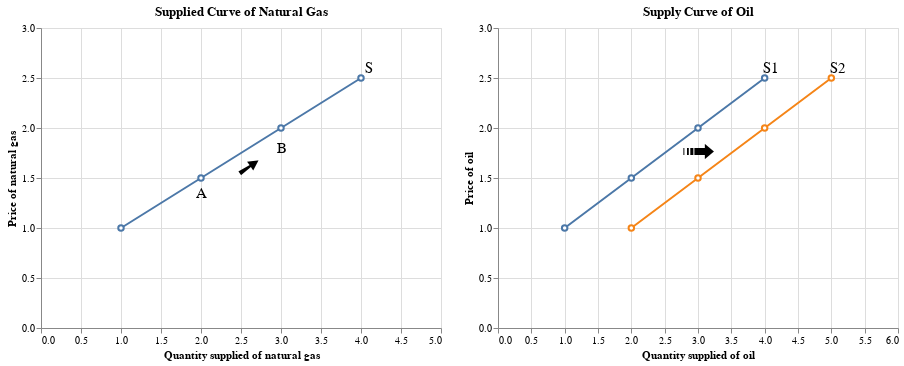

Source (notebook cell):
### Markdown cell above
Complements<br>
Producers (oil-well drillers) of crude oil often find that oil wells also produce natural gas as a by-product of oil extraction. The higher the price at which a driller can sell its natural gas, the more oil wells it will drill and the more oil it will supply at any given price for oil.

### Code cell
df_heat = pd.DataFrame(data={'price': [2.5, 2, 1.5, 1], 'quantity':[4,3,2,1]})
df_gas = pd.DataFrame(data={'price': [2.5, 2, 1.5, 1], 'quantity':[4,3,2,1], 'quantity2': [5,4,3,2]})

fig1 = alt.Chart(df_heat).mark_line(point=alt.OverlayMarkDef(filled=False, fill='white')).encode(
    alt.X('quantity', title='Quantity supplied of natural gas', scale=alt.Scale(domain=[0,5])),
    alt.Y('price', title='Price of natural gas', scale=alt.Scale(domain=[0,3])),
).properties(title='Supplied Curve of Natural Gas')

text1 = alt.Chart({'values':[{'x': 4.1, 'y': 2.6}]}).mark_text(
    text='S',
    fontSize=15
).encode(x='x:Q', y='y:Q')

text2 = alt.Chart({'values':[{'x': 2, 'y': 1.35}]}).mark_text(
    text='A',
    fontSize=15
).encode(x='x:Q', y='y:Q')

text3 = alt.Chart({'values':[{'x': 3, 'y': 1.8}]}).mark_text(
    text='B',
    fontSize=15
).encode(x='x:Q', y='y:Q')

text4 = alt.Chart({'values':[{'x': 2.6, 'y': 1.6}]}).mark_text(
    text='➘',
    fontSize=30,
    angle=290
).encode(x='x:Q', y='y:Q')

fig1 = fig1 + text1 + text2 + text3 + text4


df_gas = pd.melt(df_gas, id_vars=['price'], value_vars=['quantity', 'quantity2'])

fig2 = alt.Chart(df_gas).mark_line(point=alt.OverlayMarkDef(filled=False, fill='white')).encode(
    alt.X('value', title='Quantity supplied of oil', scale=alt.Scale(domain=[0,6])),
    alt.Y('price', title='Price of oil', scale=alt.Scale(domain=[0,3])),
    alt.Color('variable', legend=None)
).properties(title='Supply Curve of Oil')


text1 = alt.Chart({'values':[{'x': 4.1, 'y': 2.6}]}).mark_text(
    text='S1',
    fontSize=15
).encode(x='x:Q', y='y:Q')

text2 = alt.Chart({'values':[{'x': 5.1, 'y': 2.6}]}).mark_text(
    text='S2',
    fontSize=15
).encode(x='x:Q', y='y:Q')

text3 = alt.Chart({'values':[{'x': 3, 'y': 1.75}]}).mark_text(
    text='➟',
    fontSize=40,
).encode(x='x:Q', y='y:Q')

fig2 = fig2 + text1 + text2 + text3

alt.hconcat(fig1, fig2)

### Figure 1 — Vega-Lite specification as saved in the notebook (floating-point values rounded to 4 significant figures)
{"config": {"view": {"continuousWidth": 400, "continuousHeight": 300}}, "hconcat": [{"layer": [{"data": {"name": "data-a09ee1c99b4c8b8319153ffb3c568b6a"}, "mark": {"type": "line", "point": {"fill": "white", "filled": false}}, "encoding": {"x": {"type": "quantitative", "field": "quantity", "scale": {"domain": [0, 5]}, "title": "Quantity supplied of natural gas"}, "y": {"type": "quantitative", "field": "price", "scale": {"domain": [0, 3]}, "title": "Price of natural gas"}}, "title": "Supplied Curve of Natural Gas"}, {"data": {"name": "data-d8027dfaac60e39df9f275ca25884042"}, "mark": {"type": "text", "fontSize": 15, "text": "S"}, "encoding": {"x": {"type": "quantitative", "field": "x"}, "y": {"type": "quantitative", "field": "y"}}}, {"data": {"name": "data-e664b67886a245dfdf8162b4420b571c"}, "mark": {"type": "text", "fontSize": 15, "text": "A"}, "encoding": {"x": {"type": "quantitative", "field": "x"}, "y": {"type": "quantitative", "field": "y"}}}, {"data": {"name": "data-a50b10c17cc2102534bd55d32a92985c"}, "mark": {"type": "text", "fontSize": 15, "text": "B"}, "encoding": {"x": {"type": "quantitative", "field": "x"}, "y": {"type": "quantitative", "field": "y"}}}, {"data": {"name": "data-c3128fb21f69f1b7c9c28f0b16d066c0"}, "mark": {"type": "text", "angle": 290, "fontSize": 30, "text": "➘"}, "encoding": {"x": {"type": "quantitative", "field": "x"}, "y": {"type": "quantitative", "field": "y"}}}]}, {"layer": [{"data": {"name": "data-c497046c3eeae79fa576301014bb3aef"}, "mark": {"type": "line", "point": {"fill": "white", "filled": false}}, "encoding": {"color": {"type": "nominal", "field": "variable", "legend": null}, "x": {"type": "quantitative", "field": "value", "scale": {"domain": [0, 6]}, "title": "Quantity supplied of oil"}, "y": {"type": "quantitative", "field": "price", "scale": {"domain": [0, 3]}, "title": "Price of oil"}}, "title": "Supply Curve of Oil"}, {"data": {"name": "data-d8027dfaac60e39df9f275ca25884042"}, "mark": {"type": "text", "fontSize": 15, "text": "S1"}, "encoding": {"x": {"type": "quantitative", "field": "x"}, "y": {"type": "quantitative", "field": "y"}}}, {"data": {"name": "data-6f48be58bd1fadde1f9b826e1ee42a7a"}, "mark": {"type": "text", "fontSize": 15, "text": "S2"}, "encoding": {"x": {"type": "quantitative", "field": "x"}, "y": {"type": "quantitative", "field": "y"}}}, {"data": {"name": "data-865b244f663616150b65e2f444541567"}, "mark": {"type": "text", "fontSize": 40, "text": "➟"}, "encoding": {"x": {"type": "quantitative", "field": "x"}, "y": {"type": "quantitative", "field": "y"}}}]}], "$schema": "https://vega.github.io/schema/vega-lite/v4.8.1.json", "datasets": {"data-a09ee1c99b4c8b8319153ffb3c568b6a": [{"price": 2.5, "quantity": 4}, {"price": 2.0, "quantity": 3}, {"price": 1.5, "quantity": 2}, {"price": 1.0, "quantity": 1}], "data-d8027dfaac60e39df9f275ca25884042": [{"x": 4.1, "y": 2.6}], "data-e664b67886a245dfdf8162b4420b571c": [{"x": 2, "y": 1.35}], "data-a50b10c17cc2102534bd55d32a92985c": [{"x": 3, "y": 1.8}], "data-c3128fb21f69f1b7c9c28f0b16d066c0": [{"x": 2.6, "y": 1.6}], "data-c497046c3eeae79fa576301014bb3aef": [{"price": 2.5, "variable": "quantity", "value": 4}, {"price": 2.0, "variable": "quantity", "value": 3}, {"price": 1.5, "variable": "quantity", "value": 2}, {"price": 1.0, "variable": "quantity", "value": 1}, {"price": 2.5, "variable": "quantity2", "value": 5}, {"price": 2.0, "variable": "quantity2", "value": 4}, {"price": 1.5, "variable": "quantity2", "value": 3}, {"price": 1.0, "variable": "quantity2", "value": 2}], "data-6f48be58bd1fadde1f9b826e1ee42a7a": [{"x": 5.1, "y": 2.6}], "data-865b244f663616150b65e2f444541567": [{"x": 3, "y": 1.75}]}}
